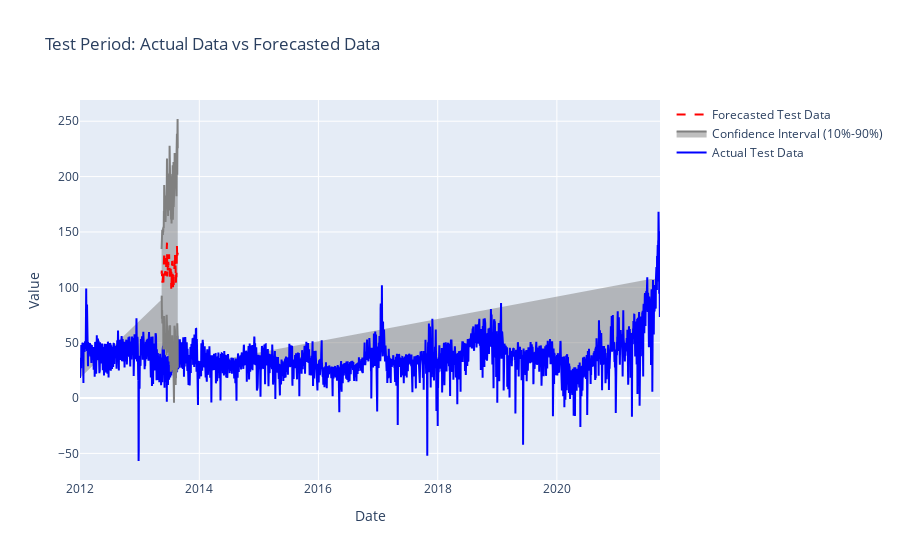

Notebook source saved alongside this figure:
### Markdown cell above
## Morai implementation

### Code cell
# Define constants
TEST = 888  # Length of the test set
PDT = 100  # Prediction length
CTX = 500  # Context length

# Split into train/test set
train, test_template = split(df_gluonTS, offset=-TEST)

# Adjust the window generation so that it only uses data within the test period
# Ensure that the rolling windows don't overlap with the training data
test_data = test_template.generate_instances(
    prediction_length=PDT,
    windows=1,  # Limit to only one window to prevent overlap
    distance=PDT,
)

# Prepare the model
model = MoiraiForecast(
    module=MoiraiModule.from_pretrained(f"Salesforce/moirai-1.0-R-{SIZE}"),
    prediction_length=PDT,
    context_length=CTX,
    patch_size="auto",
    num_samples=100,
    target_dim=1,
    feat_dynamic_real_dim=df_gluonTS.num_feat_dynamic_real,
    past_feat_dynamic_real_dim=df_gluonTS.num_past_feat_dynamic_real,
)

# Create predictor and generate forecasts only for the test period
predictor = model.create_predictor(batch_size=BSZ)
forecasts = predictor.predict(test_data.input)

# Fetching data to plot
input_it = iter(test_data.input)
label_it = iter(test_data.label)
forecast_it = iter(forecasts)

input_example = next(input_it)
forecast_example = next(forecast_it)


# Extract the start date from the test data, converting the Period to a Timestamp
test_start_date = pd.Timestamp(input_example['start'].start_time)

# Create date ranges for the actual test data and the forecast
test_actual_dates = pd.date_range(start=test_start_date, periods=len(input_example['target']), freq='D')
forecast_dates = pd.date_range(start=test_start_date + pd.DateOffset(days=CTX), periods=PDT, freq='D')

# Plotting with Plotly
actual_trace = go.Scatter(x=test_actual_dates, y=input_example['target'], mode='lines', name='Actual Test Data', line=dict(color='blue'))
forecast_trace = go.Scatter(x=forecast_dates, y=forecast_example.mean, mode='lines', name='Forecasted Test Data', line=dict(color='red', dash='dash'))
confidence_trace = go.Scatter(x=forecast_dates, y=forecast_example.quantile(0.9), mode='lines', name='Confidence Interval (10%-90%)', line=dict(color='grey'), fill='tonexty')
confidence_trace_lower = go.Scatter(x=forecast_dates, y=forecast_example.quantile(0.1), mode='lines', fill='tonexty', line=dict(color='grey'), showlegend=False)

layout = go.Layout(title="Test Period: Actual Data vs Forecasted Data", xaxis=dict(title='Date'), yaxis=dict(title='Value'))
fig = go.Figure(data=[actual_trace, confidence_trace_lower, confidence_trace, forecast_trace], layout=layout)
fig.show()
